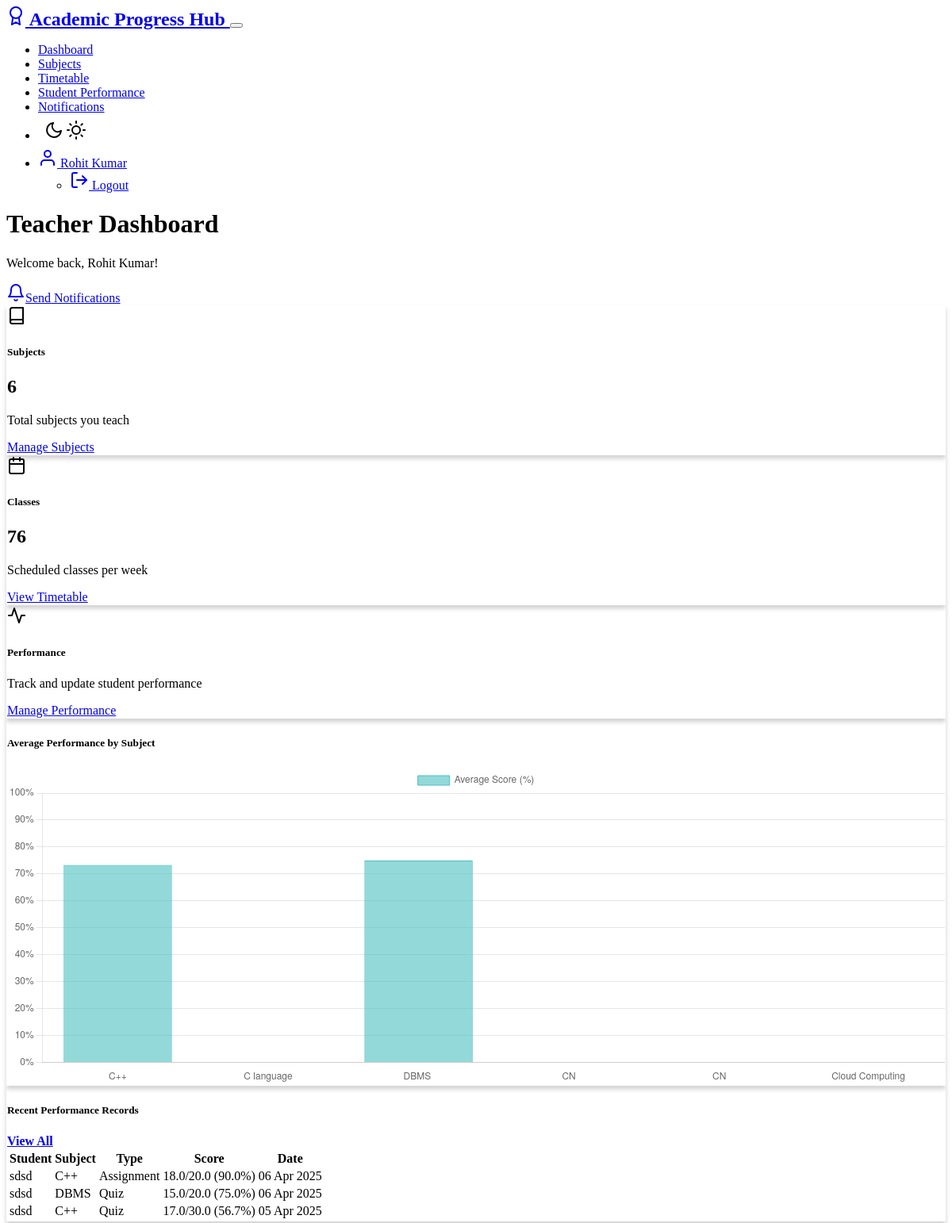
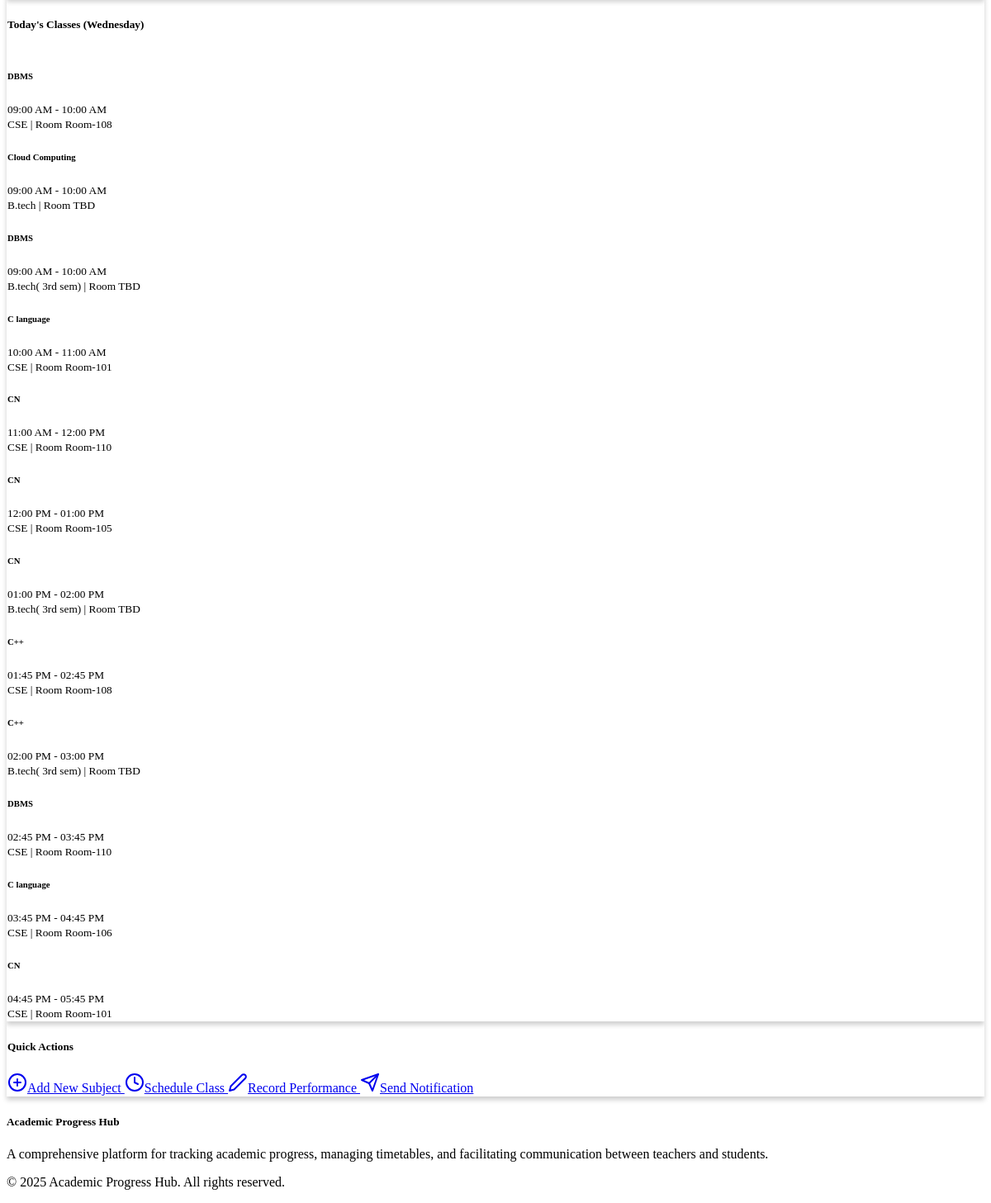
Page /teacher/dashboard (signed in) on the earlier database version (2 pictures, top to bottom).
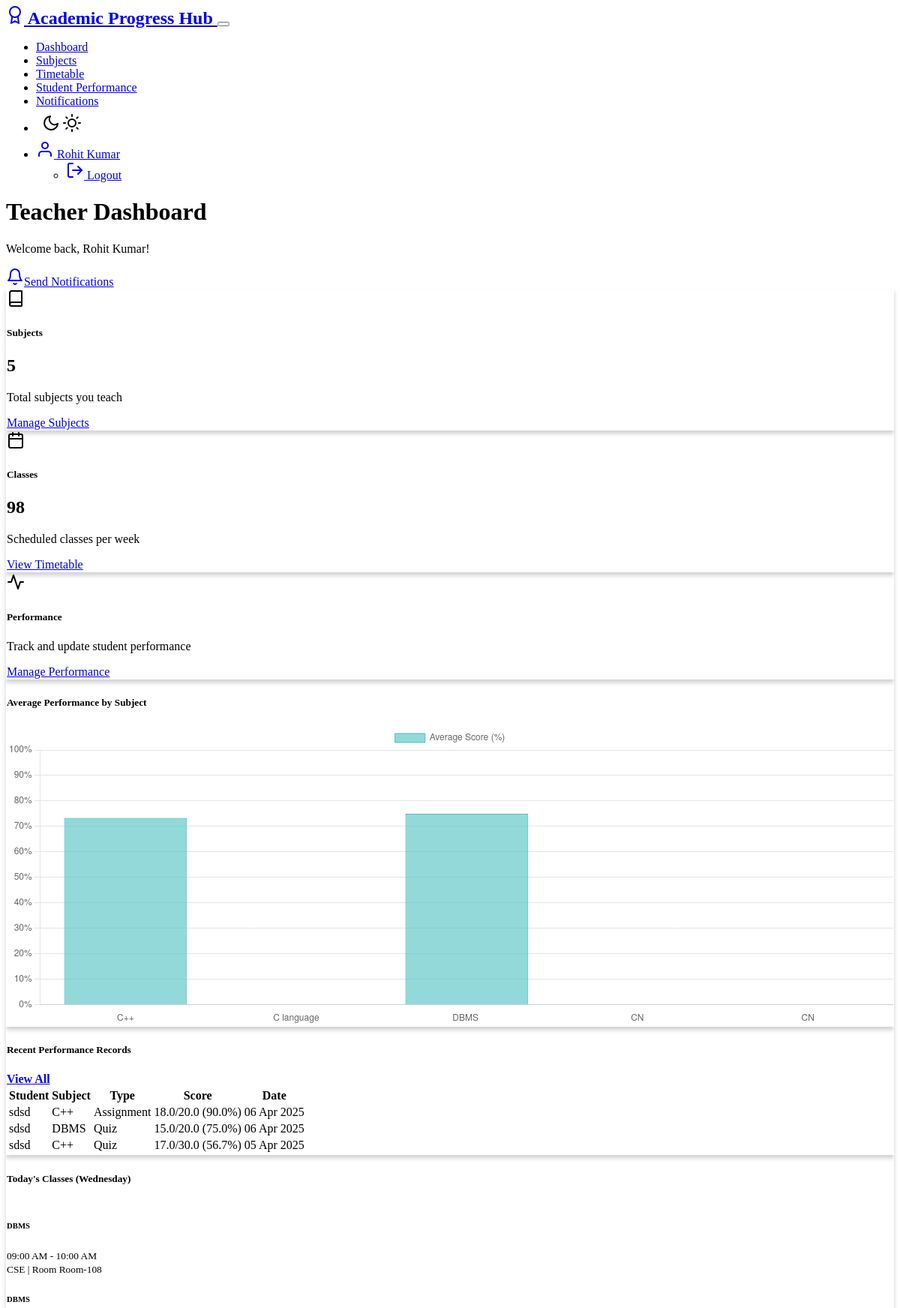
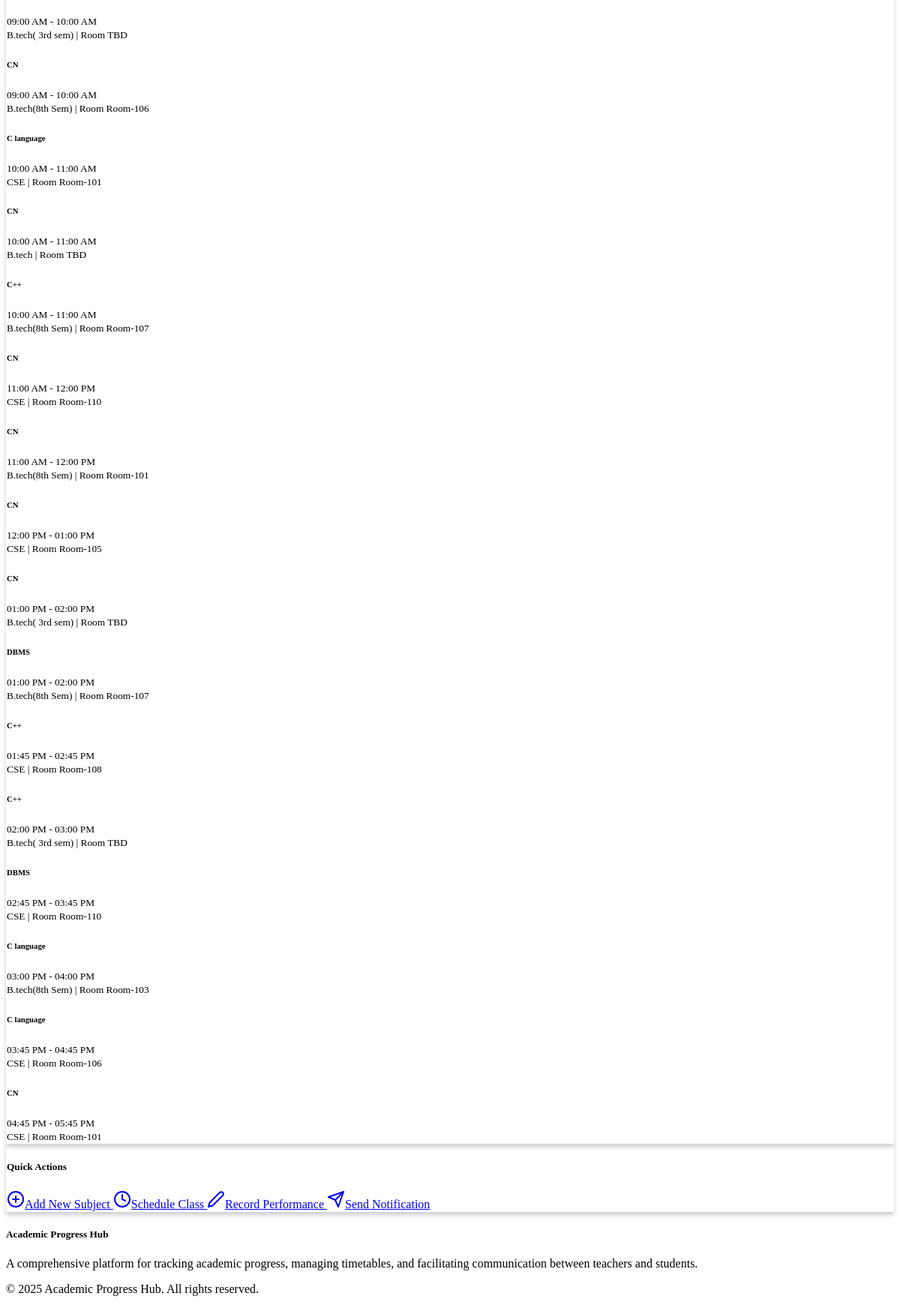
Same page on the later database version (2 pictures, top to bottom).
### models.py (models this page shows, shortened)
class Performance(db.Model):
    __tablename__ = 'performances'
    id = db.Column(db.Integer, primary_key=True)
    student_id = db.Column(db.Integer, db.ForeignKey('students.id'), nullable=False)
    subject_id = db.Column(db.Integer, db.ForeignKey('subjects.id'), nullable=False)
    assessment_type = db.Column(db.String(50), nullable=False)  # e.g., 'quiz', 'exam', 'assignment'
    score = db.Column(db.Float, nullable=False)
    max_score = db.Column(db.Float, nullable=False)
    date = db.Column(db.Date, nullable=False)
    comments = db.Column(db.Text)

class User(UserMixin, db.Model):
    __tablename__ = 'users'
    id = db.Column(db.Integer, primary_key=True)
    username = db.Column(db.String(64), unique=True, nullable=False)
    email = db.Column(db.String(120), unique=True, nullable=False)
    password_hash = db.Column(db.String(256), nullable=False)
    role = db.Column(db.String(10), nullable=False)  # 'admin', 'teacher' or 'student'
    created_at = db.Column(db.DateTime, default=datetime.utcnow)
    teacher_profile = db.relationship('Teacher', backref='user', uselist=False, cascade='all, delete-orphan')
    student_profile = db.relationship('Student', backref='user', uselist=False, cascade='all, delete-orphan')

class Subject(db.Model):
    __tablename__ = 'subjects'
    id = db.Column(db.Integer, primary_key=True)
    name = db.Column(db.String(100), nullable=False)
    code = db.Column(db.String(20), nullable=False, unique=True)
    type = db.Column(db.String(20), nullable=False, default='Theory')
    teacher_id = db.Column(db.Integer, db.ForeignKey('teachers.id'), nullable=False)
    timetables = db.relationship('Timetable', backref='subject', cascade='all, delete-orphan')
    performances = db.relationship('Performance', backref='subject', cascade='all, delete-orphan')

class Timetable(db.Model):
    __tablename__ = 'timetables'
    id = db.Column(db.Integer, primary_key=True)
    day_of_week = db.Column(db.String(10), nullable=False)
    start_time = db.Column(db.Time, nullable=False)
    end_time = db.Column(db.Time, nullable=False)
    room = db.Column(db.String(20))
    teacher_id = db.Column(db.Integer, db.ForeignKey('teachers.id'), nullable=False)
    subject_id = db.Column(db.Integer, db.ForeignKey('subjects.id'), nullable=False)
    grade = db.Column(db.String(50), nullable=False)  # To identify which students this applies to

### routes/teacher_routes.py (the view)
    def decorated_function(*args, **kwargs):
        if not current_user.is_authenticated or current_user.role != 'teacher':
            flash('Access denied: Teacher permissions required.', 'danger')
            return redirect(url_for('auth.login'))
        return f(*args, **kwargs)

### app.py (called while the page is built)
@login_manager.user_loader
def load_user(user_id):
    from models import User
    return User.query.get(int(user_id))

### routes/teacher_routes.py (called while the page is built)
def teacher_required(f):
    def decorated_function(*args, **kwargs):
        if not current_user.is_authenticated or current_user.role != 'teacher':
            flash('Access denied: Teacher permissions required.', 'danger')
            return redirect(url_for('auth.login'))
        return f(*args, **kwargs)
    decorated_function.__name__ = f.__name__
    return login_required(decorated_function)

### templates/teacher/dashboard.html (shortened to what the changed rows need)
{% extends 'layout.html' %}
{% block content %}
<div class="row mb-4 align-items-center">
    <div class="col">
        <h1 class="mb-0">Teacher Dashboard</h1>
    </div>
</div>
<div class="row g-4 mb-4">
    <div class="col-md-4">
        <div class="card dashboard-card h-100">
            <div class="card-body">
                <div class="d-flex align-items-center mb-3">
                    <span data-feather="book" class="text-primary me-3" style="width: 24px; height: 24px;"></span>
                    <h5 class="card-title mb-0">Subjects</h5>
                </div>
                <h2 class="display-5 mb-0">{{ subjects_count }}</h2>
                <p class="text-muted mb-3">Total subjects you teach</p>
                <a href="{{ url_for('teacher.subjects') }}" class="btn btn-sm btn-outline-secondary">Manage Subjects</a>
            </div>
        </div>
    </div>
    <div class="col-md-4">
        <div class="card dashboard-card h-100">
            <div class="card-body">
                <div class="d-flex align-items-center mb-3">
                    <span data-feather="calendar" class="text-success me-3" style="width: 24px; height: 24px;"></span>
                    <h5 class="card-title mb-0">Classes</h5>
                </div>
                <h2 class="display-5 mb-0">{{ classes_count }}</h2>
                <p class="text-muted mb-3">Scheduled classes per week</p>
                <a href="{{ url_for('teacher.timetable') }}" class="btn btn-sm btn-outline-secondary">View Timetable</a>
            </div>
        </div>
    </div>
</div>
<div class="row g-4">
    <div class="col-lg-8">
        <div class="card mb-4">
            <div class="card-body">
                {% if subject_data and performance_data and subject_data|length > 0 and performance_data|length > 0 %}
                    <div style="position: relative; width: 100%; height: 400px;">
                        <canvas id="performanceChart"></canvas>
                    </div>
                    <script>
                        const ctx = document.getElementById('performanceChart').getContext('2d');
                        new Chart(ctx, {
                            type: 'bar',
                            data: {
                                labels: {{ subject_data|tojson }},
                                datasets: [{
                                    label: 'Average Score (%)',
                                    data: {{ performance_data|tojson }},
                                    backgroundColor: 'rgba(75, 192, 192, 0.6)',
                                    borderColor: 'rgba(75, 192, 192, 1)',
                                    borderWidth: 1
                                }]
                            },
                            options: {
                                responsive: true,
                                maintainAspectRatio: false,
                                plugins: {
                                    legend: {
                                        display: true,
                                        position: 'top'
                                    }
                                },
                                scales: {
                                    y: {
                                        beginAtZero: true,
                                        max: 100,
                                        grid: {
                                            display: true
                                        },
                                        ticks: {
                                            callback: function(value) {
                                                return value + '%';
                                            }
                                        }
                                    },
                                    x: {
                                        grid: {
                                            display: false
                                        }
                                    }
                                }
                            }
                        });
                    </script>
                {% else %}
                    <div class="text-center py-5">
                        <span data-feather="bar-chart-2" style="width: 48px; height: 48px;" class="text-muted mb-3"></span>
                        <p class="mb-0">No performance data available yet.</p>
                        <p class="text-muted">Add performance records to see statistics.</p>
                    </div>
                {% endif %}
            </div>
        </div>
        <div class="card">
            <div class="card-body">
                {% if recent_performances %}
                    <div class="table-responsive">
                        <table class="table table-hover">
                            <thead>
                                <tr>
                                    <th>Student</th>
                                    <th>Subject</th>
                                    <th>Type</th>
                                    <th>Score</th>
                                    <th>Date</th>
                                </tr>
                            </thead>
                            <tbody>
                                {% for performance, student, subject in recent_performances %}
                                    <tr>
                                        <td>{{ student.user.username }}</td>
                                        <td>{{ subject.name }}</td>
                                        <td>{{ performance.assessment_type|capitalize }}</td>
                                        <td>
                                            {{ performance.score }}/{{ performance.max_score }}
                                            ({{ (performance.score / performance.max_score * 100)|round(1) }}%)
                                        </td>
                                        <td>{{ performance.date.strftime('%d %b %Y') }}</td>
                                    </tr>
                                {% endfor %}
                            </tbody>
                        </table>
                    </div>
                {% else %}
                    <div class="text-center py-4">
                        <span data-feather="clipboard" style="width: 36px; height: 36px;" class="text-muted mb-3"></span>
                        <p class="mb-0">No performance records available yet.</p>
                    </div>
                {% endif %}
            </div>
        </div>
    </div>
    <div class="col-lg-4">
        <div class="card mb-4">
            <div class="card-body">
                {% if today_classes %}
                    <div class="list-group">
                        {% for timetable, subject in today_classes %}
                            <div class="list-group-item list-group-item-action">
                                <div class="d-flex w-100 justify-content-between">
                                    <h6 class="mb-1">{{ subject.name }}</h6>
                                    <small>{{ timetable.start_time.strftime('%I:%M %p') }} - {{ timetable.end_time.strftime('%I:%M %p') }}</small>
                                </div>
                                <div class="d-flex w-100 justify-content-between align-items-center">
                                    <small class="text-muted">{{ timetable.grade }} | Room {{ timetable.room }}</small>
                                </div>
                            </div>
                        {% endfor %}
                    </div>
                {% else %}
                    <div class="text-center py-4">
                        <span data-feather="calendar" style="width: 36px; height: 36px;" class="text-muted mb-3"></span>
                        <p class="mb-0">No classes scheduled for today.</p>
                    </div>
                {% endif %}
            </div>
        </div>
    </div>
</div>
{% endblock %}

Differences in the rows shown:
removed Timetable: name "Cloud Computing", start_time "09:00 AM", end_time "10:00 AM", grade "B.tech", room "TBD"
added Timetable: name "CN", start_time "09:00 AM", end_time "10:00 AM", grade "B.tech(8th Sem)", room "Room-106"
added Timetable: name "CN", start_time "10:00 AM", end_time "11:00 AM", grade "B.tech", room "TBD"
added Timetable: name "C++", start_time "10:00 AM", end_time "11:00 AM", grade "B.tech(8th Sem)", room "Room-107"
added Timetable: name "CN", start_time "11:00 AM", end_time "12:00 PM", grade "B.tech(8th Sem)", room "Room-101"
added Timetable: name "DBMS", start_time "01:00 PM", end_time "02:00 PM", grade "B.tech(8th Sem)", room "Room-107"
added Timetable: name "C language", start_time "03:00 PM", end_time "04:00 PM", grade "B.tech(8th Sem)", room "Room-103"
Other differences:
{{ subjects_count }}: "6" → "5"
{{ classes_count }}: "76" → "98"
chart data {{ performance_data|tojson }}: [73.33, 0, 75.0, 0, 0, 0] → [73.33, 0, 75.0, 0, 0]
